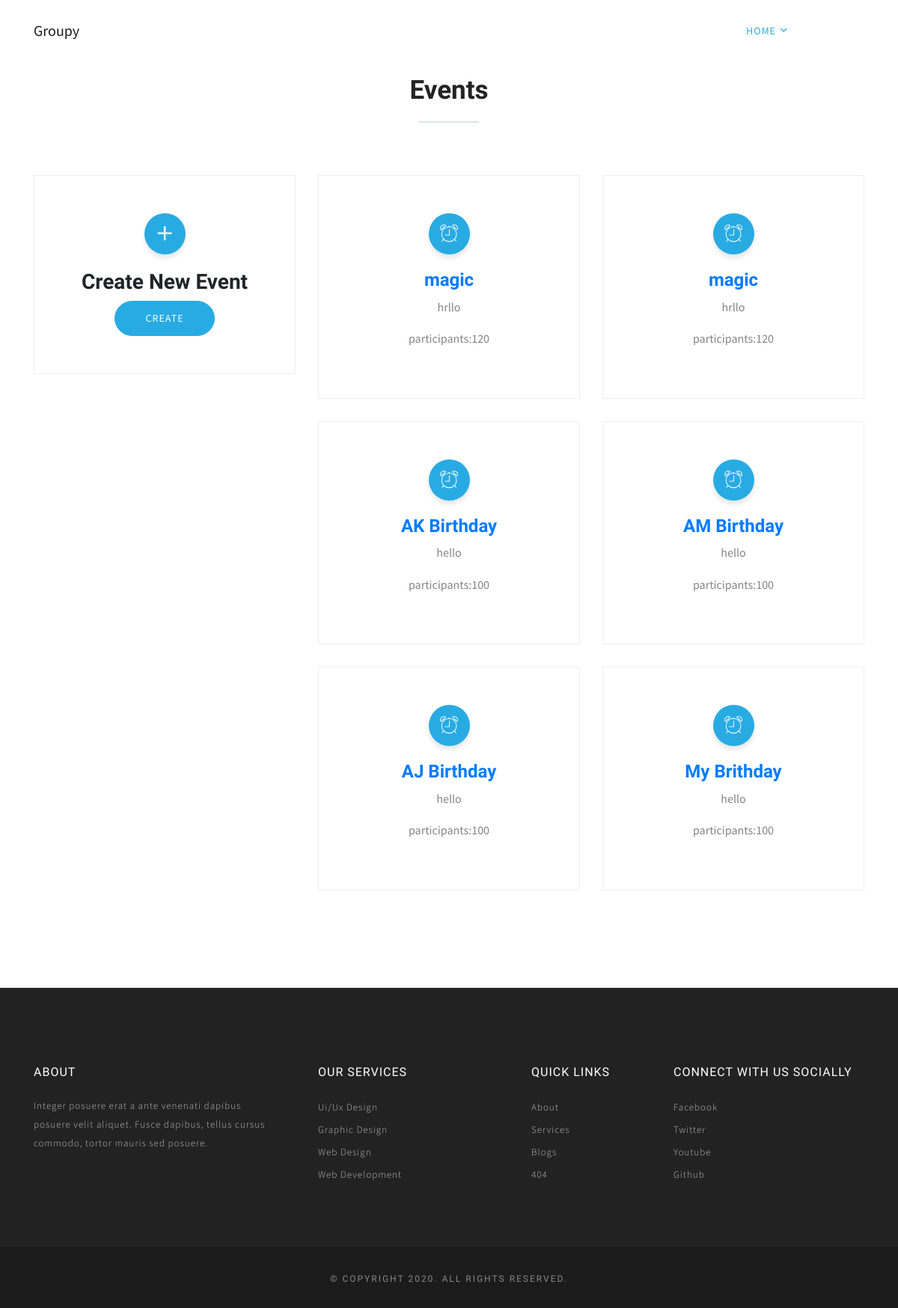
The app's page /index/ (signed in) with its own data.
### user/models.py (models this page shows)
class Event(models.Model):
    name=models.CharField(max_length=50)
    description=models.TextField()
    code=models.TextField()
    participants=models.IntegerField()
    x_value=models.IntegerField(null=True)
    is_active = models.BooleanField(default=True)
    is_private = models.BooleanField(default=False)
    created_by=models.ForeignKey(User,on_delete=models.CASCADE)
    created_on=models.DateTimeField(auto_now_add=True)

### organiser/views.py (the view)
# urls.py: path('index/',views.index,name='index'),
@login_required
def index(request):
    events = Event.objects.filter(
        created_by=request.user).order_by('-created_on')
    return render(request, 'organiser/home.html', {'events': events})

### templates/organiser/home.html (shortened to what this page needs)
{% extends 'base.html' %}
{% block content %}
<section class="service-2 section">
  <div class="container">
    <div class="row justify-content-center">
      <div class="col-lg-6">
        <div class="title text-center">
          <h2>Events</h2>
          <div class="border"></div>
        </div>
      </div>
    </div>
    <div class="row">
      <div class="col-md-4 text-center d-none d-md-block">
        <div class="service-item">
          <i class="tf-ion-android-add"></i>
          <h3>Create New Event</h3>
          <a href="{% url 'event' %}" class="btn btn-main">Create</a>
        </div>
      </div>
      <div class="col-md-8">
        <div class="row text-center">
          {% for event in events %}
            <div class="col-md-6 col-sm-6">
              <a href="{% url 'display_event_details' event.id %}" class="w-100">
              <div class="service-item">
                <i class="tf-ion-ios-alarm-outline"></i>
                <h4>{{event.name}}</h4>
                <p>{{event.description}}</p>
                <p>participants:{{event.participants}}</p>
              </div>
            </a>
            </div>
          {% endfor %}
        </div>
      </div>
    </div>
  </div>
</section>
{% endblock content %}

### templates/base.html (shortened to what this page needs)
{% load static %}
<!DOCTYPE html>
<html lang="en">
<link rel="stylesheet" href="{% static 'plugins/themefisher-font/style.css' %}">
<link rel="stylesheet" href="{% static 'plugins/bootstrap/bootstrap.min.css' %}">
<link rel="stylesheet" href="{% static 'plugins/lightbox2/css/lightbox.min.css' %}">
<link rel="stylesheet" href="{% static 'plugins/animate/animate.css' %}">
<link rel="stylesheet" href="{% static 'plugins/slick/slick.css' %}">
<link rel="stylesheet" href="{% static 'css/style.css' %}">
<link rel="stylesheet" href="https://use.fontawesome.com/releases/v5.7.2/css/all.css">
</head>
<body id="body">
    <header class="navigation fixed-top">
        <div class="container">
            <nav class="navbar navbar-expand-lg navbar-light px-0">
                {% if request.user.is_authenticated %}
                <a class="navbar-brand logo" href="{%  url 'index' %}">
                    Groupy
                </a>
                {% else %}
                <a class="navbar-brand logo" href="/">
                    <!-- <img loading="lazy" class="logo-default" src="{% static 'images/logo.png' %}" alt="logo" />
                    <img loading="lazy" class="logo-white" src="{% static 'images/logo-white.png' %}" alt="logo" /> -->
                    Groupy
                    </a>
                {% endif %}
                <div class="collapse navbar-collapse" id="navigation">
                    <ul class="navbar-nav ml-auto text-center">
                        <li class="nav-item dropdown active">
                            <a class="nav-link dropdown-toggle" href="/" id="navbarDropdown" role="button"
                                data-toggle="dropdown" aria-haspopup="true" aria-expanded="false">
                                Home <i class="tf-ion-chevron-down"></i>
                            </a>
                        </li>
                        {% if user.is_authenticated %}
                        <li class="nav-item ">
                            <a class="nav-link" href="{% url 'logout'  %}">Logout</a>
                        </li>
                        {% else %}
                        <li class="nav-item ">
                            <a class="nav-link text-black" href="{% url 'login'  %}">Organiser</a>
                        </li>
                        {% endif %}
                    </ul>
                </div>
            </nav>
        </div>
    </header>
    {% block content %}{% endblock content %}
    <footer id="footer" class="bg-one">
        <div class="top-footer">
            <div class="container">
                <div class="row justify-content-around">
                    <div class="col-lg-4 col-md-6 mb-5 mb-lg-0">
                        <h3>about</h3>
                        <p>Integer posuere erat a ante venenati dapibus posuere velit aliquet. Fusce dapibus, tellus
                            cursus commodo, tortor mauris sed posuere.</p>
                    </div>
                    <div class="col-lg-3 col-md-6 mb-5 mb-lg-0">
                        <ul>
                            <li>
                                <h3>Our Services</h3>
                            </li>
                            <li><a href="service.html">Ui/Ux Design</a></li>
                            <li><a href="service.html">Graphic Design</a></li>
                            <li><a href="service.html">Web Design</a></li>
                            <li><a href="service.html">Web Development</a></li>
                        </ul>
                    </div>
                    <div class="col-lg-2 col-md-6 mb-5 mb-md-0">
                        <ul>
                            <li>
                                <h3>Quick Links</h3>
                            </li>
                            <li><a href="about.html">About</a></li>
                            <li><a href="service.html">Services</a></li>
                            <li><a href="blog.html">Blogs</a></li>
                            <li><a href="404.html">404</a></li>
                        </ul>
                    </div>
                    <div class="col-lg-3 col-md-6">
                        <ul>
                            <li>
                                <h3>Connect with us Socially</h3>
                            </li>
                            <li><a href="https://www.facebook.com/themefisher/">Facebook</a></li>
                            <li><a href="https://www.twitter.com/themefisher/">Twitter</a></li>
                            <li><a href="https://www.youtube.com/channel/UCx9qVW8VF0LmTi4OF2F8YdA">Youtube</a></li>
                            <li><a href="https://www.github.com/themefisher/">Github</a></li>
                        </ul>
                    </div>
                </div>
            </div>
        </div>
        <div class="footer-bottom">
            <h5>&copy; Copyright 2020. All rights reserved.</h5>
        </div>
    </footer>
</body>
</html>

### static/css/style.css (style rules this page uses)
body { line-height: 1.4; font-family: "Source Sans Pro", sans-serif; -webkit-font-smoothing: antialiased; }
p { font-family: "Source Sans Pro", sans-serif; color: #848484; font-size: 16px; line-height: 1.65; }
h1, h2, h3, h4, h5, h6 { font-family: "Catamaran", sans-serif; font-weight: 600; }
ol, ul { margin: 0; padding: 0; list-style: none; }
a { transition: all 0.3s ease-in 0s; }
a, a:focus, a:hover { text-decoration: none; outline: 0; }
.btn-main { background: #28ABE3; border: 1px solid #28ABE3; color: #fff; display: inline-block; font-size: 14px; letter-spacing: 1px; padding: 12px 40px; text-transform: uppercase; border-radius: 40px; }
.section { padding: 100px 0; }
.title { padding-bottom: 50px; overflow: hidden; }
.title h2 { font-weight: 600; font-size: 35px; color: #232323; }
.border { height: 2px; margin: 20px auto 20px; position: relative; width: 80px; background: #28ABE3; }
.logo { display: inline-block; }
.navigation { transition: 0.3s all; }
.navigation .dropdown-toggle::before, .navigation .dropdown-toggle::after { display: none; }
.navigation .dropdown-toggle i { font-size: 10px; margin-left: 2px; vertical-align: 2px; }
.navigation .navbar-light .navbar-nav .nav-item .nav-link { color: #fff; font-size: 14px; line-height: 26px; padding: 20px 15px; text-transform: uppercase; letter-spacing: 1px; transition: 0.2s ease-in-out 0s; }
.navigation .navbar-light .navbar-nav .nav-item.active .nav-link { color: #28ABE3; }
.navbar-brand { height: auto; padding: 8px 0; }
.service-2 .service-item { border: 1px solid #eee; margin-bottom: 30px; padding: 50px 20px; transition: all 0.3s ease 0s; }
.service-2 .service-item i { font-size: 30px; display: inline-block; background: #28ABE3 none repeat scroll 0 0; border-radius: 30px; box-shadow: 0 5px 6px 0 rgba(0, 0, 0, 0.1); color: #fff; height: 55px; line-height: 55px; margin-bottom: 20px; width: 55px; transition: all 0.3s ease 0s; }
.top-footer { background-color: #222222; border-top: 1px solid #404040; padding: 100px 0 80px; }
.top-footer h3 { font-size: 16px; line-height: 1.5; color: #fff; font-weight: 400; text-transform: uppercase; letter-spacing: 1px; margin-bottom: 20px; }
.top-footer p { font-size: 13px; line-height: 25px; color: #bdbdbd; font-weight: 300; letter-spacing: 1px; padding-right: 20px; }
.top-footer li a { font-size: 13px; line-height: 30px; color: #bdbdbd; font-weight: 300; letter-spacing: 1px; text-transform: capitalize; transition: color 0.3s; font-family: "Source Sans Pro", sans-serif; display: block; }
.footer-bottom { text-align: center; background-color: #1b1b1b; border-top: 1px solid #2c2c2c; padding: 30px 0; }
.footer-bottom h5 { font-size: 12px; line-height: 1; color: #888888; font-weight: 400; text-transform: uppercase; letter-spacing: 2px; margin-top: 7px; margin-bottom: 3px; }

### records on screen
Event: name "magic", description "hrllo", participants "120"
Event: name "magic", description "hrllo", participants "120"
Event: name "AK Birthday", description "hello", participants "100"
Event: name "AM Birthday", description "hello", participants "100"
Event: name "AJ Birthday", description "hello", participants "100"
Event: name "My Brithday", description "hello", participants "100"
